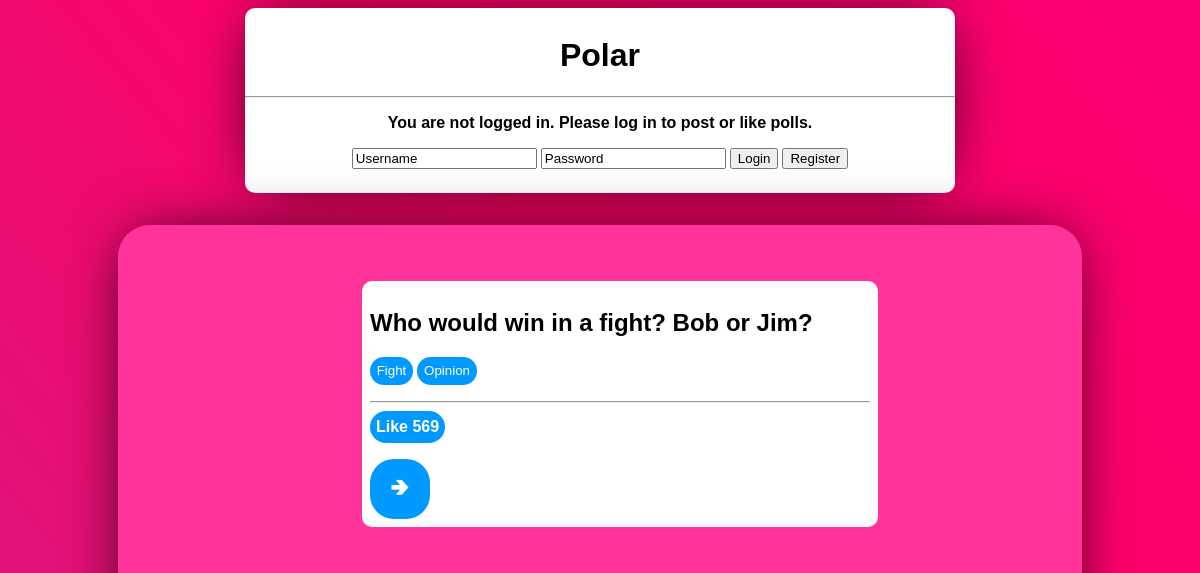
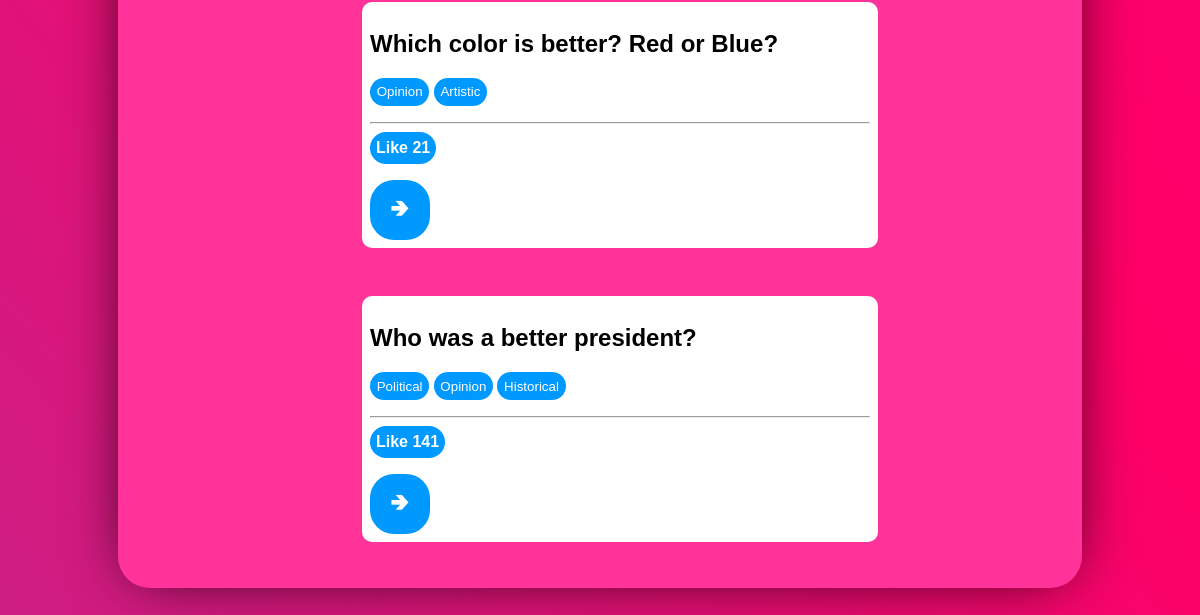
/polling/, run on an earlier commit of the app's database (2 pictures, top to bottom).
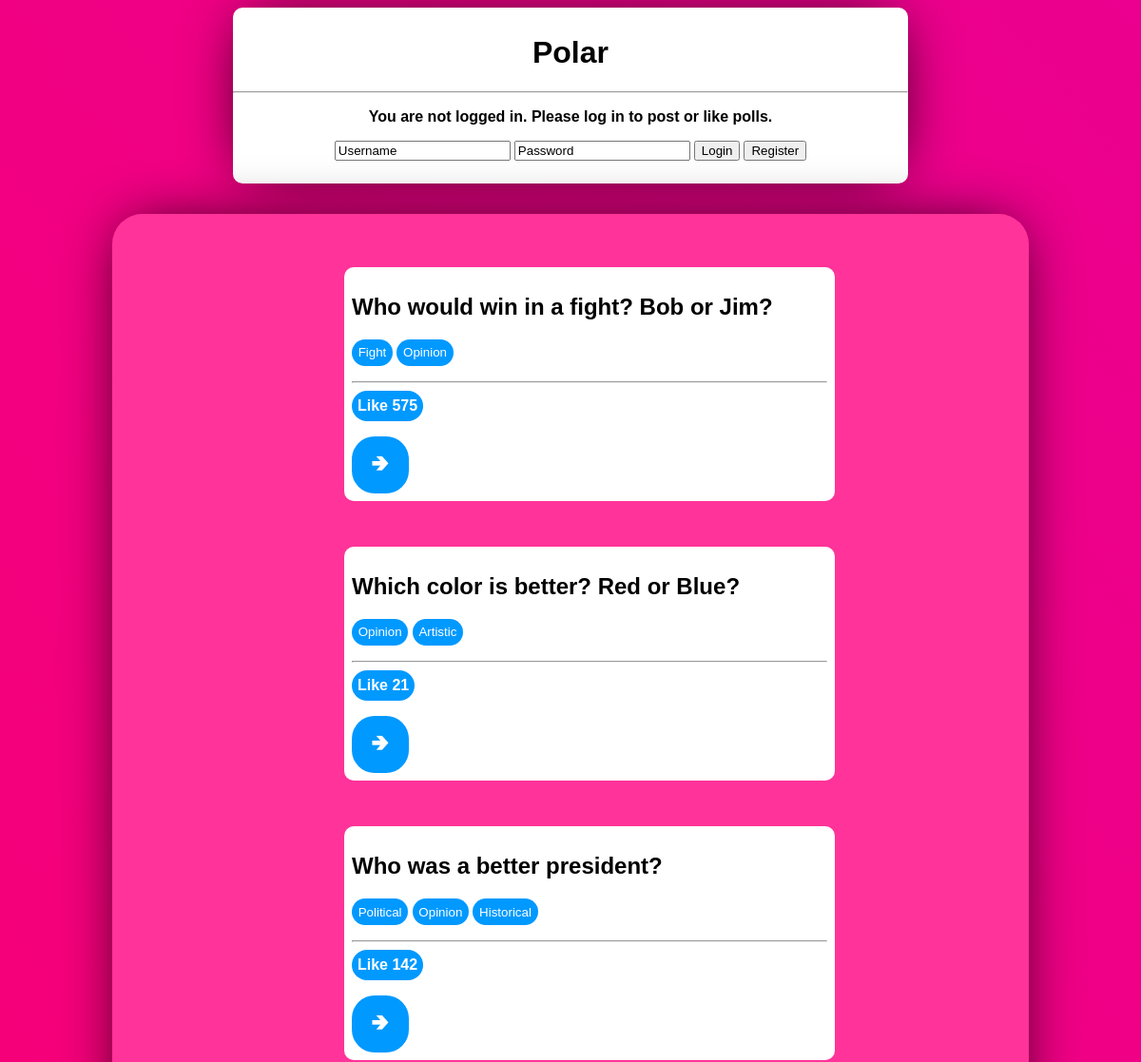
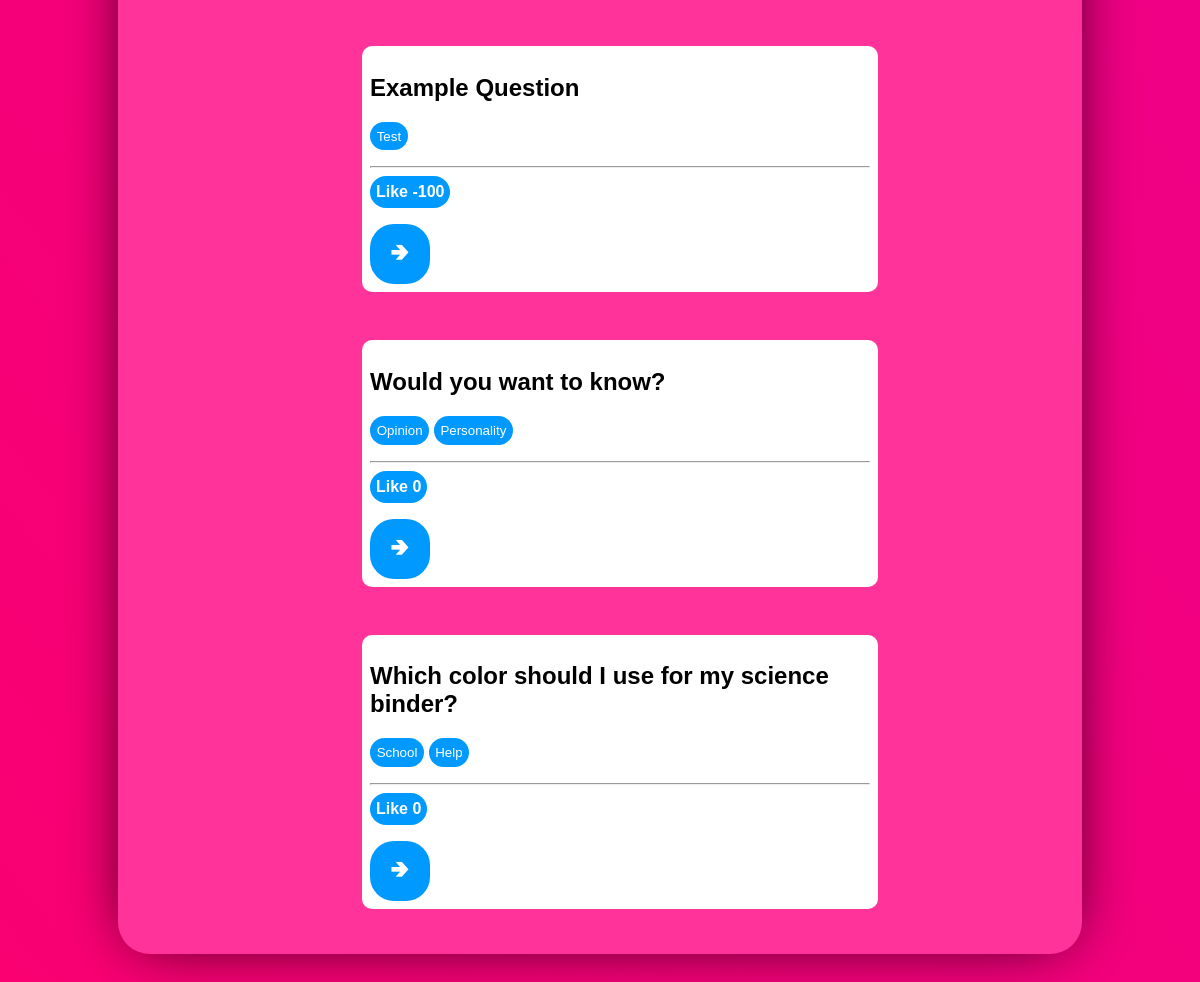
And on a later commit of the database (2 pictures, top to bottom).
### polling/models.py (models this page shows, shortened)
class Question(models.Model):
    questionText = models.CharField(max_length=250)
    publicationDate = models.DateTimeField('date published')
    likes = models.IntegerField(default=0)

class Tag(models.Model):
    question = models.ForeignKey(Question, on_delete=models.CASCADE)
    tagText = models.CharField(max_length=20)

### polling/views.py (the view, shortened to what this page needs)
# urls.py: path('', views.IndexView.as_view(), name='index'),
class IndexView(generic.ListView):
    template_name = "polling/index.html"
    context_object_name = "latestQuestions"
    def get(self, request):
        if "Tag" in request.GET.keys():
            tag = request.GET.get("Tag")
            questions = self.get_queryset(tag)
        else:
            questions = self.get_queryset()
        return render(request, "polling/index.html", {"latestQuestions": questions})
    def get_queryset(self, tag = None):
        if tag == None:
            return Question.objects.filter(
                publicationDate__lte=timezone.now()
            ).order_by('publicationDate')[:10]
        else:
            return Question.objects.filter(
                publicationDate__lte=timezone.now()
            ).filter(tag__tagText=tag).order_by('publicationDate')[:10]

### polling/templates/polling/index.html (shortened to what this page needs)
{% load static %}
<link rel="stylesheet" type="text/css" href="{% static 'polling/style.css' %}">
<div class="TitleBar">
  <h1>Polar</h1>
  <hr></hr>
  {% if userLoggedIn %}
    <p>Make your vote count {{user.first_name}}!</p>
  {% else %}
    <p>You are not logged in. Please log in to post or like polls.</p>
    <form method="POST">
      <input type="text" name = "Username" value = "Username"></input>
      <input type="text" name = "Password" value = "Password"></input>
      <input type="submit" class="LoginButton" name = "Login" value = "Login"></input>
      <input type="submit" class="LoginButton" name = "Register" value = "Register"></input>
    </form>
  {% endif %}
</div>
<div class="MainFeed">
  {% if latestQuestions %}
      <ul>
      {% for question in latestQuestions %}
        <div class="PollDiv">
          <h2>{{question.questionText}}</h2>
          <form method="GET">
            <div class="TagDiv">
              {% for tag in question.tag_set.all %}
              <input type= "submit" class = "Tag" name = "Tag" value = "{{tag.tagText}}"></input>
              {% endfor %}
            </div>
          </form>
          <hr></hr>
          <form method="POST">
            <input type="submit" class="LikeButton" name = "Like" value = "Like {{question.likes}}"></input>
          </form>
          <a href="{% url 'polling:detail' question.id %}""><button href="{% url 'polling:detail' question.id %}">&#129154;</button></a>
        </div>
      {% endfor %}
      </ul>
  {% else %}
      <p>No polls are available.</p>
  {% endif %}
</div>

### polling/static/polling/style.css (style rules this page uses)
h1 { font-family: Arial; font-weight: Bold; color: black; }
h2 { font-family: Arial; font-weight: Bold; color: black; }
p { font-family: Arial; font-weight: Bold; color: black; }
button { background-color: var(--button-color); color: white; padding: 10px 10px; text-align: center; text-decoration: none; display: inline-block; border-radius: 1em; overflow: hidden; border: none; }
input { align-self: Left; }
.TitleBar { margin: auto; background-color: white; width: 60%; height:auto; text-align: center; align-content: center; align-items: center; border-radius: 10px; padding-top: 0.5em; padding-bottom: 0.5em; box-shadow: 0px 0px 64px -16px black; }
.PollDiv { color: grey; background-color: white; width: 500px; border-radius: 10px; padding: 0.5em; align-items: left; background-size: cover; background-position: center; margin: auto; margin-top: 3em; margin-bottom: 3em; text-align: left; }
.PollDiv button { width: 60px; height: 60px; font-size: 150%; }
.PollDiv h2 { font-weight: bold; }
.TagDiv { font-family: Arial; margin-top: 1em; margin-bottom: 1em; }
.Tag { color: white; border-radius: 2em; background-color: var(--button-color); border-style: none; padding: 0.5em; text-align: center; }
.MainFeed { background-color: var(--secondary-color); width: 80%; height: 70%; overflow-y: scroll; scroll-behavior: smooth; text-align: center; margin: auto; margin-top: 2em; padding: 0.5em; border-radius: 2em; box-shadow: 0px 0px 64px -16px black; }
.LikeButton { font-family: Arial; color: white; font-weight: bold; font-size: 1em; background: var(--button-color); border-radius: 2em; border-style: none; min-width: 3em; max-width: 6em; height: 2em; margin: auto; }

What changed in the data, as far as the page shows it:
changed Question "Who would win in a fight? Bob or Jim?": Like "Like 569" → "Like 575"
changed Question "Who was a better president?": Like "Like 141" → "Like 142"
added Question: questionText "Example Question", Like "Like -100"
added Tag: Tag "Test", shown under "Example Question"
added Question: questionText "Would you want to know?", Like "Like 0"
added Tag: Tag "Opinion", shown under "Would you want to know?"
added Tag: Tag "Personality", shown under "Would you want to know?"
added Question: questionText "Which color should I use for my science binder?", Like "Like 0"
added Tag: Tag "School", shown under "Which color should I use for my science binder?"
added Tag: Tag "Help", shown under "Which color should I use for my science binder?"
